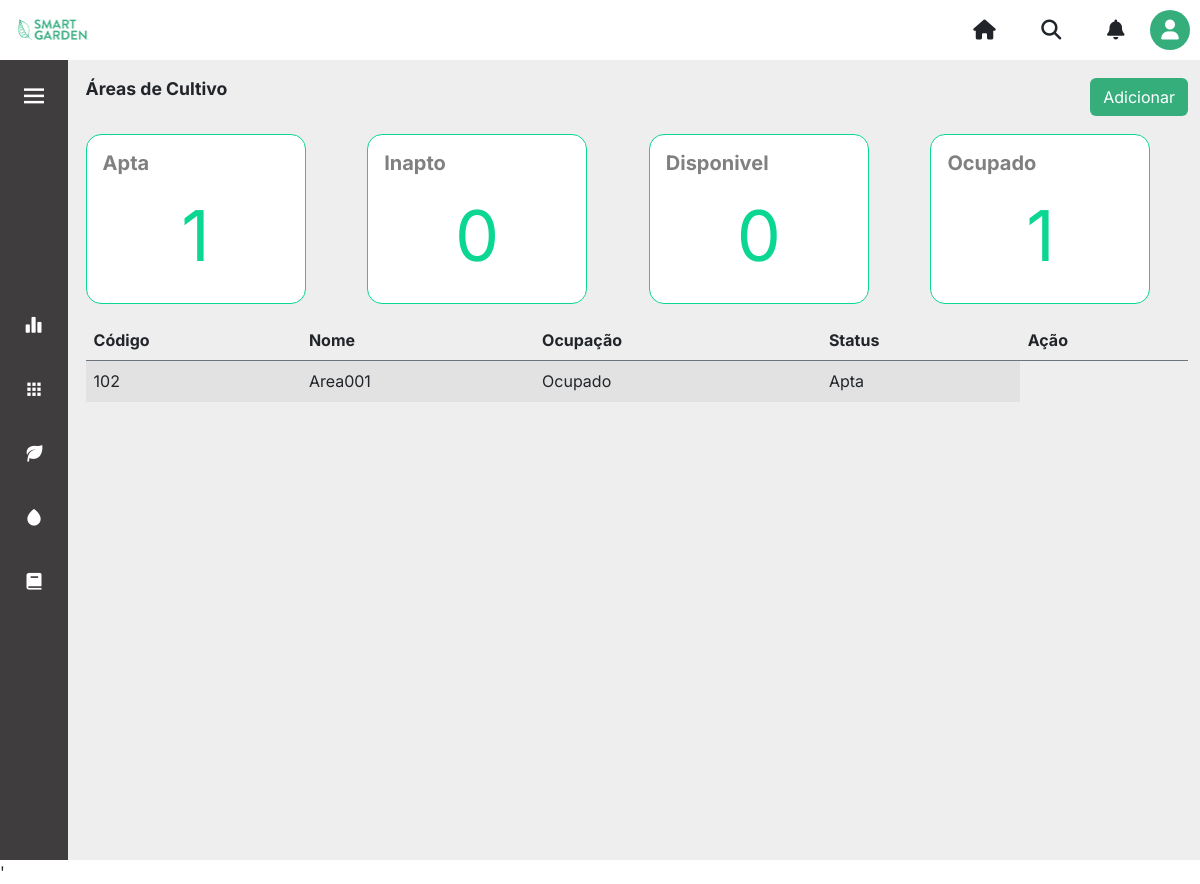
Page /areas/ on the earlier database version.
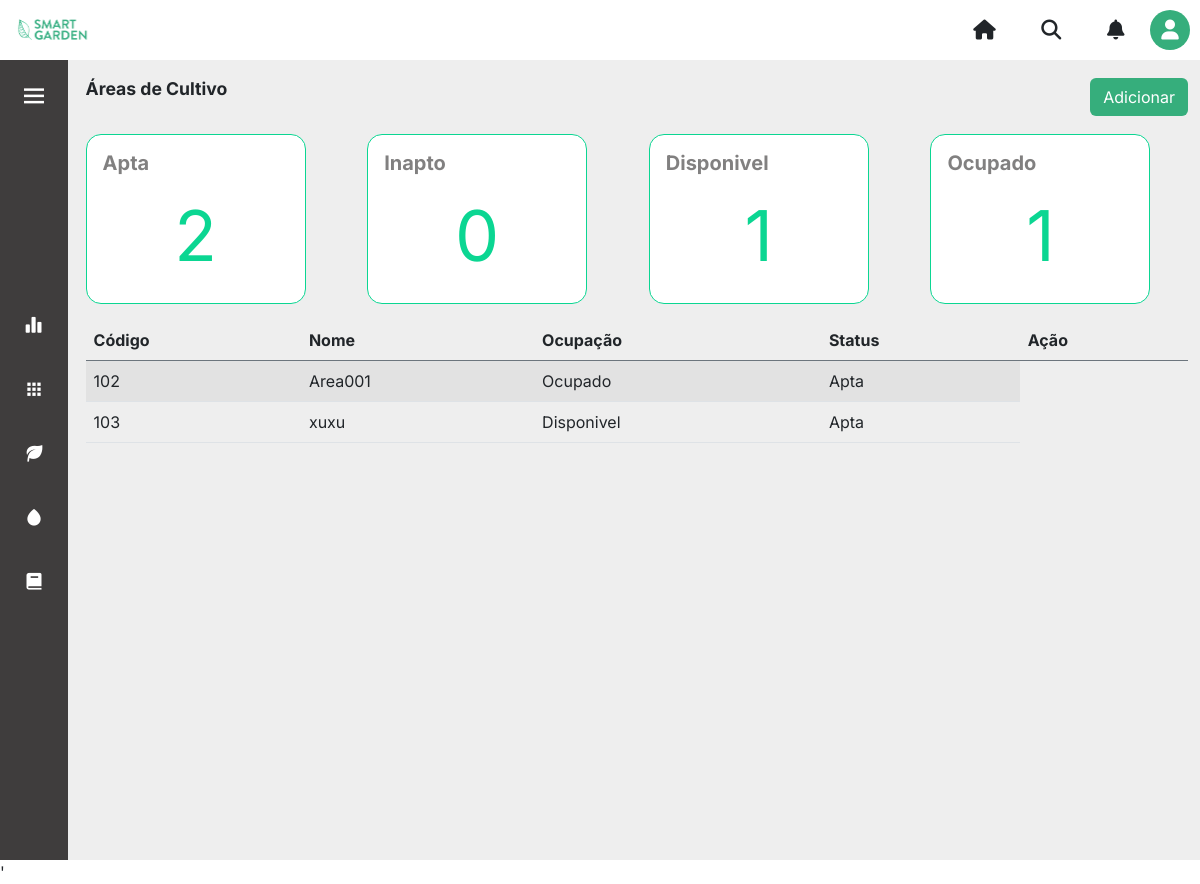
Same page on the later database version.
### core/models.py (models this page shows, shortened)
class AreaCultivo(models.Model):
    nome = models.CharField(max_length=100)
    disponivel = models.BooleanField(blank=True, null=False, default=True)
    apta = models.BooleanField(blank=False, null=False, default=True)

### core/views.py (the view)
# urls.py: path('areas/', views.areas, name='areas'),
def areas(request):
    areas = AreaCultivo.objects.all()
    qntDisponivel = AreaCultivo.objects.filter(disponivel=True).count()
    qntOcupado = AreaCultivo.objects.filter(disponivel=False).count()
    qntApta = AreaCultivo.objects.filter(apta=True).count()
    qntInapta = AreaCultivo.objects.filter(apta=False).count()
    contexto = {
        'areas': areas,
        'qntDisponivel': qntDisponivel,
        'qntOcupado': qntOcupado,
        'qntApta': qntApta,
        'qntInapta': qntInapta,
    }
    return render(request, 'areas.html', contexto)

### templates/areas.html
{% extends 'layout.html' %} {% load static %} {% block content %}
<div>
	<div class="d-flex align-items-center justify-content-between mb-3">
		<p class="title-page">Áreas de Cultivo</p>
		<a href="{% url 'cadastrar_areas' %}"><button type="button" class="btn btn_salvar">Adicionar</button></a>
	</div>
	<div class="row">
		<div class="col-sm-3">
			<div class="card">
				<div class="card-body">
					<h5 class="card-title">Apta</h5>
					<p class="card-text">{{qntApta}}</p>
				</div>
			</div>
		</div>
		<div class="col-sm-3">
			<div class="card">
				<div class="card-body">
					<h5 class="card-title">Inapto</h5>
					<p class="card-text">{{qntInapta}}</p>
				</div>
			</div>
		</div>
		<div class="col-sm-3">
			<div class="card">
				<div class="card-body">
					<h5 class="card-title">Disponivel</h5>
					<p class="card-text">{{qntDisponivel}}</p>
				</div>
			</div>
		</div>
		<div class="col-sm-3">
			<div class="card">
				<div class="card-body">
					<h5 class="card-title">Ocupado</h5>
					<p class="card-text">{{qntOcupado}}</p>
				</div>
			</div>
		</div>
	</div>
	<div>
		<table class="table table-striped table-hover mt-3">
			<thead class="border-botton border-secondary">
				<tr>
					<th scope="col">Código</th>
					<th scope="col">Nome</th>
					<th scope="col">Ocupação</th>
					<th scope="col">Status</th>
					<th scope="col"></i>Ação</th>
				</tr>
			</thead>
			<tbody>
				{% for area in areas %}
				<tr>
					<td scope="row">{{area.id}}</td>
					<td>{{area.nome}}</td>
					{% if area.disponivel == True %}
					<td>Disponivel</td>
					{% else %}
					<td>Ocupado</td>
					{% endif %} {% if area.apta == True %}
					<td>Apta</td>
					{% else %}
					<td>Inapta</td>
					{% endif %}
				</tr>
				{% endfor %}
			</tbody>
		</table>
	</div>
</div>
{% endblock %}

### templates/layout.html (shortened to what this page needs)
{%load static%}
<!DOCTYPE html>
<html lang="pt-BR">
	<head>
		<link href="https://cdn.jsdelivr.net/npm/bootstrap@5.2.1/dist/css/bootstrap.min.css" rel="stylesheet" />
		<link rel="stylesheet" href="{%static 'css/layout.css'%}" />
		<link rel="stylesheet" href="{%static 'css/layout_header.css'%}" />
		<link rel="stylesheet" href="{%static 'css/layout_sidebar.css'%}" />
		<link rel="stylesheet" href="{%static 'css/global.css'%}" />
		<link rel="stylesheet" href="{%static 'css/areas.css'%}" />
		<link rel="stylesheet" href="{%static 'css/forms.css'%}" />
		<link href="https://cdn.jsdelivr.net/npm/boxicons@latest/css/boxicons.min.css" rel="stylesheet" />
		<link href="https://cdn.jsdelivr.net/npm/boxicons@latest/css/boxicons.min.css" rel="stylesheet"/>
	</head>
	<body id="body-pd">
		<section class="layout">
			<header>{% include 'partials/_header.html' %}</header>
			<aside id="section-pd">{% include 'partials/_sidebar.html' %}</aside>
			<main id="main-ml">{% block content %} {% endblock %}</main>
		</section>
'		<script src="https://kit.fontawesome.com/be79eaef8b.js"></script>
	</body>
</html>

### templates/partials/_header.html
{%load static%}
<div>
	<div class="list-itens">
		<ul class="itens mb-0">
			<div>
				<li class="logo">
					<img
						src="{%static 'img/LOGO.png'%}"
						alt="logo"
						height="38px"
						width="89,5px"
					/>
				</li>
			</div>
			<div>
				<li>
					<a href="#"><i class="fa-solid fa-house"></i></a>
				</li>
				<li>
					<a href="#"><i class="fa-solid fa-magnifying-glass"></i></a>
				</li>
				<li>
					<a href="#"><i class="fa-solid fa-bell"></i></a>
				</li>
				<li>
					<div class="circle">
						<a href="#"><i class="fa-solid fa-user"></i></a>
					</div>
				</li>
			</div>
		</ul>
	</div>
</div>

### templates/partials/_sidebar.html (shortened to what this page needs)
<div class="l-navbar" id="nav-bar">
	<nav class="nav">
		<div class="btn-toggle">
			<i class="bx bx-menu" id="btn-toggle"></i>
		</div>
		<div class="nav_list">
			<a href="{% url 'inicio' %}" class="nav_link link_sidebar" id="link_inicio">
				<i class="bx bxs-bar-chart-alt-2 nav_icon"></i>
			</a>
			<a href="{% url 'areas' %}" class="nav_link link_sidebar" id="link_areas">
				<i class="bx bxs-grid nav_icon"></i>
			</a>
			<a href="{% url 'plantacoes' %}" class="nav_link link_sidebar" id="link_plantacoes">
				<i class="bx bxs-leaf nav_icon"></i>
			</a>
			<a href="#" class="nav_link link_sidebar" id="link_irrigacoes">
				<i class="bx bxs-droplet nav_icon"></i>
			</a>
			<a href="#" class="nav_link link_sidebar" id="link_tarefas">
				<i class="bx bxs-book nav_icon"></i>
			</a>
		</div>
	</nav>
</div>

### static/css/layout.css (style rules this page uses)
.layout { display: grid; grid-template-rows: auto auto; grid-template-areas: 'header' 'header' 'aside' 'main'; overflow-x: hidden; }
header { grid-area: header; }
main { grid-area: main; height: 100vh; position: relative; transition: 0.5s; padding-top: 1rem; padding-left: calc(var(--nav-width) + 1.1rem); padding-right: 1%; background-color: var(--light-color); max-width: 100vw; }
aside { grid-area: aside; }

### static/css/layout_header.css (style rules this page uses)
.itens { display: flex; align-items: center; padding: 10px; background-color: var(--white-color); list-style: none; font-size: 20px; justify-content: space-between; }
.itens li { display: inline-block; }
.itens li a { color: inherit; margin: 20px; }
.circle { display: flex; width: 40px; height: 40px; background-color: var(--green-secondary); border-radius: 25px; justify-content: center; align-items: center; }
.circle a i { color: var(--white-color); }

### static/css/layout_sidebar.css (style rules this page uses)
a { text-decoration: none; }
.btn-toggle { color: var(--white-color); font-size: 30px; cursor: pointer; margin-left: calc((var(--nav-width) - 30px) / 2); }
.l-navbar { position: absolute; top: 5; left: -30%; width: var(--nav-width); height: 100vh; background-color: var(--gray-dark); padding: 0.5rem 1rem 0 0; transition: 0.5s; z-index: var(--z-fixed); }
.nav { height: 70%; display: flex; flex-direction: column; justify-content: space-between; overflow: hidden; }
.nav_logo, .nav_link { display: grid; grid-template-columns: max-content max-content; align-items: center; column-gap: 1rem; padding: 0.5rem 0 0.5rem 1.5rem; }
.nav_link { position: relative; color: var(--white-color); margin-bottom: 1.5rem; transition: 0.3s; }
.nav_icon { font-size: 1.25rem; }
@media screen and (min-width: 350px) { .l-navbar { left: 0; padding: 1rem 1rem 0 0; } }

### static/css/global.css (style rules this page uses)
* { margin: 0; padding: 0; }
:root { --nav-width: 68px; --gray-dark: #3f3d3d; --green-primary: #0bd692; --green-secondary: #36ae7c; --white-color: #ffffff; --light-color: #eeeeee; --body-font: 'Inter', sans-serif; --title-font: 'Roboto' sans-serif; --normal-font-size: 1rem; --z-fixed: 100; }
body { position: relative; font-family: var(--body-font); font-size: var(--normal-font-size); transition: 0.5s; max-width: 100vw; }
.title-page { font-family: var(--title-font); font-weight: 700; font-size: 1.1rem; }

### static/css/areas.css (style rules this page uses)
a { color: inherit; }
.card { border: solid 1px var(--green-primary); border-radius: 15px; padding: 0; margin: 0; width: 220px; height: 170px; }
.card-title { font-size: 20px; font-weight: bolder; color: #3f3d3d; display: flex; opacity: 65%; }
.card-text { color: var(--green-primary); font-size: 70px; display: flex; justify-content: center; }

### static/css/forms.css (style rules this page uses)
.btn_salvar, .btn_salvar:hover { background-color: var(--green-secondary) !important; color: var(--white-color) !important; float: right; margin-left: 0.5rem; }

Differences in the rows shown:
added AreaCultivo: id "103", nome "xuxu", disponivel "Disponivel", apta "Apta"
Other differences:
{{ qntApta }}: "1" → "2"
{{ qntDisponivel }}: "0" → "1"
